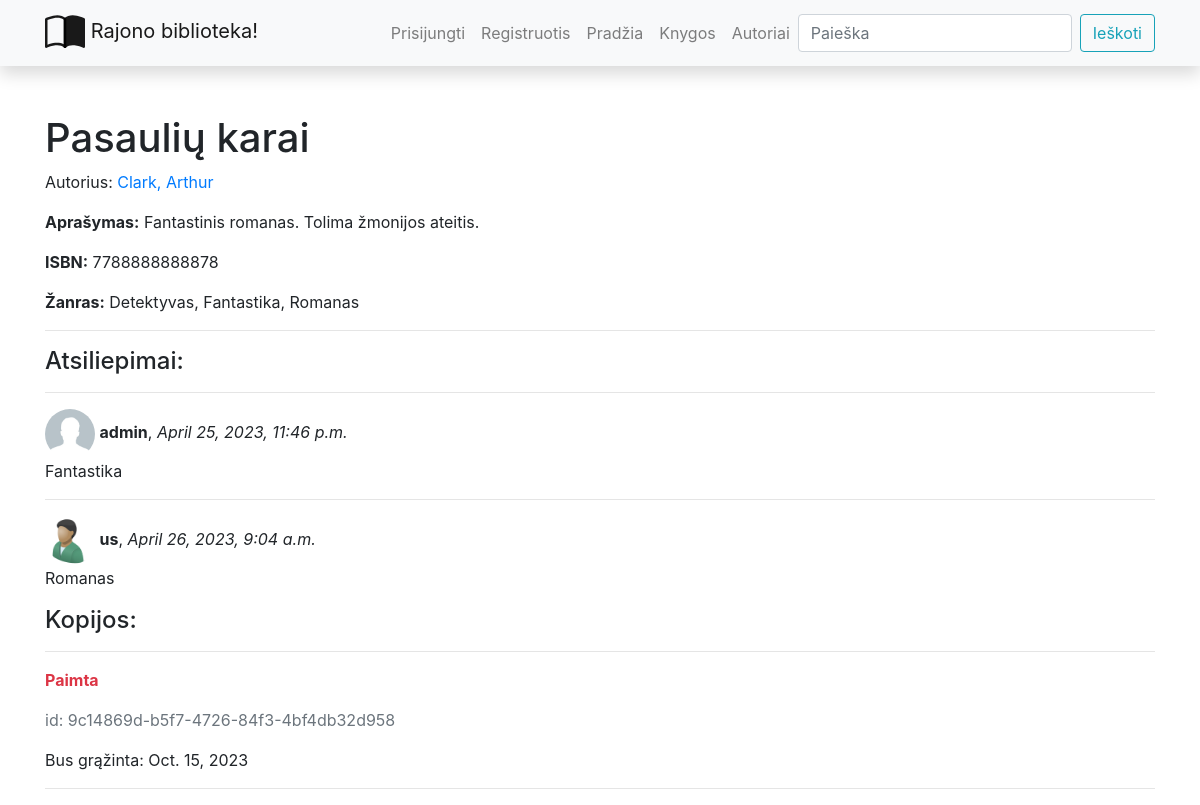
The app's page /library/books/1, older data.
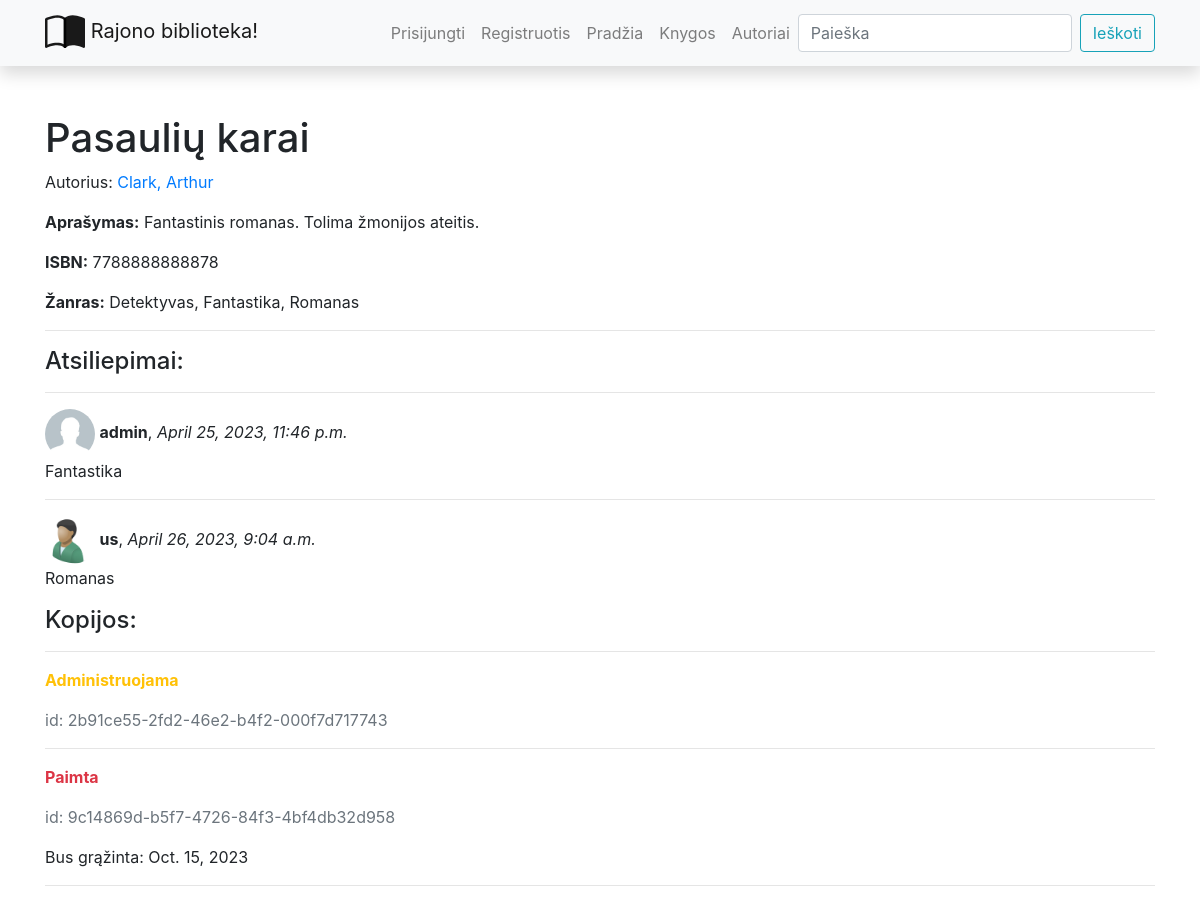
The same page, newer data.
### library/models.py (models this page shows, shortened)
class BookReview(models.Model):
    date_created = models.DateTimeField(auto_now_add=True)
    content = models.TextField("Atsiliepimas", max_length=2000)
    book_id = models.ForeignKey('Book', on_delete=models.CASCADE, blank=True)
    reviewer = models.ForeignKey(User, on_delete=models.SET_NULL, null=True, blank=True)
    class Meta:
        verbose_name = "Asiliepimas"
        verbose_name_plural = "Atsiliepimai"
        ordering = ['date_created']

class Profilis(models.Model):
    user = models.OneToOneField(User, on_delete=models.CASCADE)
    nuotrauka = models.ImageField(default="profile_pics/default.png", upload_to="profile_pics")

class BookInstance(models.Model):
    id = models.UUIDField(primary_key=True, default=uuid.uuid4, help_text="Unikalus ID leidinio kopijai")
    due_back = models.DateField("Bus prieinama", null=True, blank=True)
    LOAN_STATUS = (
        ('a', 'Administruojama'),
        ('p', 'Paimta'),
        ('g', 'Galima paimti'),
        ('r', 'Rezervuota')
    )
    status = models.CharField(
        "Statusas",
        max_length=1,
        choices=LOAN_STATUS,
        blank=True,
        default='a',
        help_text="Leidinio kopijos statusas"
    )
    book_id = models.ForeignKey(Book, on_delete=models.SET_NULL, null=True)
    reader = models.ForeignKey(User, on_delete=models.SET_NULL, null=True, blank=True)
    class Meta:
        ordering = ['due_back']

### library/views.py (the view, shortened to what this page needs)
# urls.py: path("books/<int:pk>", views.BookDetailView.as_view(), name='book-detail_n'),
class BookDetailView(generic.edit.FormMixin, generic.DetailView):
    model = Book
    context_object_name = 'book'  # šios eilutės nereikia, kontexto kintamasis taip pavadinamas
    template_name = "book_detail.html"
    form_class = BookReviewForm

### library/forms.py
class BookReviewForm(forms.ModelForm):
    class Meta:
        model = BookReview
        fields = ('content', 'book_id', 'reviewer')
        widgets = {'book_id': forms.HiddenInput(),
                   'reviewer': forms.HiddenInput()}

### library/models.py (called while the page is built)
    def __str__(self):
        return f"{self.last_name}, {self.first_name}"

    def __str__(self):
        return f"{self.name}"

### library/templates/book_detail.html (shortened to what this page needs)
{% extends "base.html" %} {% block content %}
<h1>{{ book.title }}</h1>
<p>
    Autorius:
    <a href="{% url 'author_n' book.author_id.id %}">{{ book.author_id }}</a>
</p>
<p><strong>Aprašymas:</strong> {{ book.summary }}</p>
<p><strong>ISBN:</strong> {{ book.isbn }}</p>
<p><strong>Žanras:</strong> {{ book.genre_id.all|join:", " }}</p>
<hr/>
<div>
    <h4>Atsiliepimai:</h4>
    {% if book.bookreview_set.all %}
        {% for review_obj in book.bookreview_set.all %}
        <hr>
        <img src="{{review_obj.reviewer.profilis.nuotrauka.url}}" class="img-fluid rounded-circle" style="width: 50px; height: 50px;">
        <strong>{{ review_obj.reviewer }}</strong>, <em>{{ review_obj.date_created }}</em>
        <p>{{ review_obj.content }}</p>
        {% endfor %}
    {% else %}
        <p>Knyga neturi atsiliepimų</p>
    {% endif %}
    <h4>Kopijos:</h4>
    <hr/>
    {% for bookinst_obj in book.bookinstance_set.all %}
    <p class="{% if bookinst_obj.status == 'a' %}text-warning{% elif bookinst_obj.status == 'g' %}text-success {% else %}text-danger{% endif %}">
      <strong>{{ bookinst_obj.get_status_display }}</strong>
    </p>
    <p class="text-muted">id: {{ bookinst_obj.id }}</p>
    {% if bookinst_obj.status != 'a' %}
    <p>Bus grąžinta: {{ bookinst_obj.due_back }}</p>
    {% endif %}
    <hr/>
    {% endfor %}
</div>
{% endblock %}

Row changes from the older to the newer data that the page shows:
added BookInstance: status "Administruojama", id "2b91ce55-2fd2-46e2-b4f2-000f7d717743"
